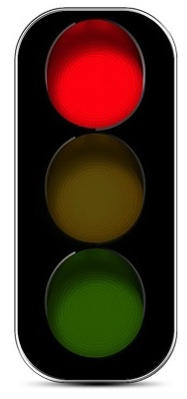
#> input picture images/1.jpg, 187 x 399 px; its folder holds only this picture in this run
$ python main.py
#> lines starting #> are read from the running program, lines starting #| are printed output that depends on the picture; after the words box and inside, x2 and y2 are one past the last pixel; in counts of white or black regions, pixels touching at a corner belong together
import os
import cv2
import numpy as np

#hsv


def detect(filepath, file):

#> called with filepath = '/images//', file = '1.jpg'
    font = cv2.FONT_HERSHEY_SIMPLEX
    img = cv2.imread(filepath+file)
#> img is the input picture: shape (399, 187, 3); mean B, G, R 63.9, 75.6, 95.4
    cimg = img
    hsv = cv2.cvtColor(img, cv2.COLOR_BGR2HSV)
#> hsv: shape (399, 187, 3); mean H, S, V 34.6, 102.5, 99.5

    # color range
    lower_red1 = np.array([0,100,100])
    upper_red1 = np.array([10,255,255])
    lower_red2 = np.array([160,100,100])
    upper_red2 = np.array([180,255,255])
    lower_green = np.array([40,50,50])
    upper_green = np.array([90,255,255])
    lower_yellow = np.array([15,150,150])
    upper_yellow = np.array([65,255,255])
    mask1 = cv2.inRange(hsv, lower_red1,   upper_red1)
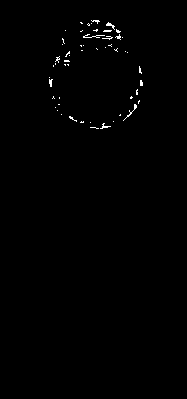
#> mask1: shape (399, 187); 0.55% white in thin lines or dots, all inside (x1, y1, x2, y2) = (49, 20, 143, 129)
    mask2 = cv2.inRange(hsv, lower_red2,   upper_red2)
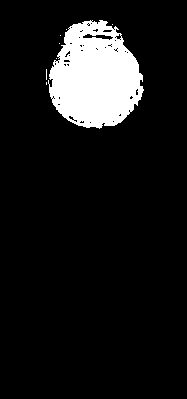
#> mask2: shape (399, 187); 9.9% white; 8 white regions (7 under 20 px), largest, box (x1, y1, x2, y2) and area: (48, 20, 144, 129) 7374
    maskg = cv2.inRange(hsv, lower_green,  upper_green)
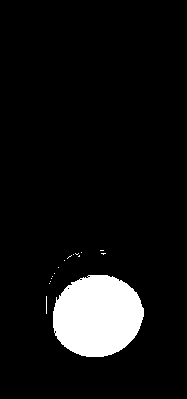
#> maskg: shape (399, 187); 7.9% white; 16 white regions (15 under 20 px), largest, box (x1, y1, x2, y2) and area: (53, 275, 144, 357) 5856
    masky = cv2.inRange(hsv, lower_yellow, upper_yellow)
#> masky: shape (399, 187); every value is 0
    maskr = cv2.add(mask1, mask2)
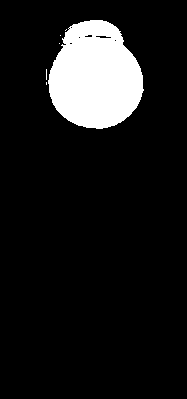
#> maskr: shape (399, 187); 10.5% white; 6 white regions (5 under 20 px), largest, box (x1, y1, x2, y2) and area: (48, 20, 144, 129) 7789

    size = img.shape
#> size = (399, 187, 3)
    # print size

    # hough circle detect
    r_circles = cv2.HoughCircles(maskr, cv2.HOUGH_GRADIENT, 1, 80,
                                 param1=50, param2=10, minRadius=10, maxRadius=100)
#> r_circles = [[94.5, 81.5, 47]]

    g_circles = cv2.HoughCircles(maskg, cv2.HOUGH_GRADIENT, 1, 60,
                                 param1=50, param2=10, minRadius=10, maxRadius=100)
#> g_circles = [[99.5, 314.5, 41.3]]

    y_circles = cv2.HoughCircles(masky, cv2.HOUGH_GRADIENT, 1, 30,
                                 param1=50, param2=5, minRadius=10, maxRadius=100)
#> y_circles = None
    print("r_________")
    print(r_circles)
#| [[[94.5 81.5 47. ]]]
    print("g_________")
    print(g_circles)
#| [[[ 99.5 314.5  41.3]]]
    print("y_________")
#> (the run stopped early here; a loop or call above may not have finished)
